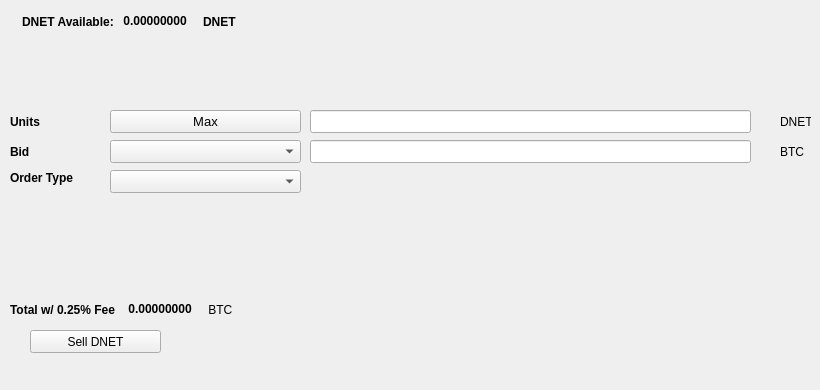
   <widget class="QWidget" name="SellTab">
    <attribute name="title">
     <string>Sell</string>
    </attribute>
    <widget class="QLabel" name="label_16">
     <property name="geometry">
      <rect>
       <x>780</x>
       <y>140</y>
       <width>31</width>
       <height>23</height>
      </rect>
     </property>
     <property name="text">
      <string>BTC</string>
     </property>
    </widget>
    <widget class="QComboBox" name="SellBidcomboBox">
     <property name="geometry">
      <rect>
       <x>110</x>
       <y>140</y>
       <width>191</width>
       <height>23</height>
      </rect>
     </property>
     <property name="font">
      <font>
       <pointsize>10</pointsize>
      </font>
     </property>
    </widget>
    <widget class="QLabel" name="label_18">
     <property name="geometry">
      <rect>
       <x>10</x>
       <y>110</y>
       <width>46</width>
       <height>23</height>
      </rect>
     </property>
     <property name="font">
      <font>
       <weight>75</weight>
       <bold>true</bold>
      </font>
     </property>
     <property name="text">
      <string>Units</string>
     </property>
    </widget>
    <widget class="QPushButton" name="Sell_Max_Amount">
     <property name="geometry">
      <rect>
       <x>110</x>
       <y>110</y>
       <width>191</width>
       <height>23</height>
      </rect>
     </property>
     <property name="font">
      <font>
       <pointsize>10</pointsize>
      </font>
     </property>
     <property name="text">
      <string>Max</string>
     </property>
    </widget>
    <widget class="QLabel" name="label_20">
     <property name="geometry">
      <rect>
       <x>10</x>
       <y>170</y>
       <width>91</width>
       <height>16</height>
      </rect>
     </property>
     <property name="font">
      <font>
       <weight>75</weight>
       <bold>true</bold>
      </font>
     </property>
     <property name="text">
      <string>Order Type</string>
     </property>
    </widget>
    <widget class="QComboBox" name="SellOrdertypeCombo">
     <property name="geometry">
      <rect>
       <x>110</x>
       <y>170</y>
       <width>191</width>
       <height>23</height>
      </rect>
     </property>
     <property name="font">
      <font>
       <pointsize>10</pointsize>
      </font>
     </property>
    </widget>
    <widget class="QLabel" name="label_21">
     <property name="geometry">
      <rect>
       <x>10</x>
       <y>140</y>
       <width>46</width>
       <height>23</height>
      </rect>
     </property>
     <property name="font">
      <font>
       <weight>75</weight>
       <bold>true</bold>
      </font>
     </property>
     <property name="text">
      <string>Bid</string>
     </property>
    </widget>
    <widget class="QLabel" name="label_22">
     <property name="geometry">
      <rect>
       <x>780</x>
       <y>110</y>
       <width>31</width>
       <height>23</height>
      </rect>
     </property>
     <property name="text">
      <string>DNET</string>
     </property>
    </widget>
    <widget class="QLineEdit" name="UnitsInputDNET">
     <property name="geometry">
      <rect>
       <x>310</x>
       <y>110</y>
       <width>441</width>
       <height>23</height>
      </rect>
     </property>
     <property name="font">
      <font>
       <pointsize>9</pointsize>
       <weight>75</weight>
       <bold>true</bold>
      </font>
     </property>
    </widget>
    <widget class="QLineEdit" name="SellBidPriceEdit">
     <property name="geometry">
      <rect>
       <x>310</x>
       <y>140</y>
       <width>441</width>
       <height>23</height>
      </rect>
     </property>
     <property name="font">
      <font>
       <pointsize>9</pointsize>
       <weight>75</weight>
       <bold>true</bold>
      </font>
     </property>
    </widget>
    <widget class="QPushButton" name="SellDNETBTN">
     <property name="geometry">
      <rect>
       <x>30</x>
       <y>330</y>
       <width>131</width>
       <height>23</height>
      </rect>
     </property>
     <property name="text">
      <string>Sell DNET</string>
     </property>
     <property name="icon">
      <iconset resource="../pivx.qrc">
       <normaloff>:/icons/bitcoin</normaloff>:/icons/bitcoin</iconset>
     </property>
    </widget>
    <widget class="QWidget" name="layoutWidget3">
     <property name="geometry">
      <rect>
       <x>22</x>
       <y>12</y>
       <width>258</width>
       <height>19</height>
      </rect>
     </property>
     <layout class="QHBoxLayout" name="horizontalLayout">
      <item>
       <widget class="QLabel" name="label232_2">
        <property name="font">
         <font>
          <weight>75</weight>
          <bold>true</bold>
         </font>
        </property>
        <property name="text">
         <string>DNET Available:</string>
        </property>
       </widget>
      </item>
      <item>
       <widget class="QLabel" name="DNETAvailableLabel">
        <property name="palette">
         <palette>
          <active>
           <colorrole role="WindowText">
            <brush brushstyle="SolidPattern">
             <color alpha="255">
              <red>0</red>
              <green>0</green>
              <blue>0</blue>
             </color>
            </brush>
           </colorrole>
           <colorrole role="Button">
            <brush brushstyle="SolidPattern">
             <color alpha="255">
              <red>0</red>
              <green>170</green>
              <blue>0</blue>
             </color>
            </brush>
           </colorrole>
           <colorrole role="Light">
            <brush brushstyle="SolidPattern">
             <color alpha="255">
              <red>0</red>
              <green>255</green>
              <blue>0</blue>
             </color>
            </brush>
           </colorrole>
           <colorrole role="Midlight">
            <brush brushstyle="SolidPattern">
             <color alpha="255">
              <red>0</red>
              <green>212</green>
              <blue>0</blue>
             </color>
            </brush>
           </colorrole>
           <colorrole role="Dark">
            <brush brushstyle="SolidPattern">
             <color alpha="255">
              <red>0</red>
              <green>85</green>
              <blue>0</blue>
             </color>
            </brush>
           </colorrole>
           <colorrole role="Mid">
            <brush brushstyle="SolidPattern">
             <color alpha="255">
              <red>0</red>
              <green>113</green>
              <blue>0</blue>
             </color>
            </brush>
           </colorrole>
           <colorrole role="Text">
            <brush brushstyle="SolidPattern">
             <color alpha="255">
              <red>0</red>
              <green>170</green>
              <blue>0</blue>
             </color>
            </brush>
           </colorrole>
           <colorrole role="BrightText">
            <brush brushstyle="SolidPattern">
             <color alpha="255">
              <red>255</red>
              <green>255</green>
              <blue>255</blue>
             </color>
            </brush>
           </colorrole>
           <colorrole role="ButtonText">
            <brush brushstyle="SolidPattern">
             <color alpha="255">
              <red>0</red>
              <green>0</green>
              <blue>0</blue>
             </color>
            </brush>
           </colorrole>
           <colorrole role="Base">
            <brush brushstyle="SolidPattern">
             <color alpha="255">
              <red>255</red>
              <green>255</green>
              <blue>255</blue>
             </color>
            </brush>
           </colorrole>
           <colorrole role="Window">
            <brush brushstyle="SolidPattern">
             <color alpha="255">
              <red>0</red>
              <green>170</green>
              <blue>0</blue>
             </color>
            </brush>
           </colorrole>
           <colorrole role="Shadow">
            <brush brushstyle="SolidPattern">
             <color alpha="255">
              <red>0</red>
              <green>0</green>
              <blue>0</blue>
             </color>
            </brush>
           </colorrole>
           <colorrole role="AlternateBase">
            <brush brushstyle="SolidPattern">
             <color alpha="255">
              <red>127</red>
              <green>212</green>
              <blue>127</blue>
             </color>
            </brush>
           </colorrole>
           <colorrole role="ToolTipBase">
            <brush brushstyle="SolidPattern">
             <color alpha="255">
              <red>255</red>
              <green>255</green>
              <blue>220</blue>
             </color>
            </brush>
           </colorrole>
           <colorrole role="ToolTipText">
            <brush brushstyle="SolidPattern">
             <color alpha="255">
              <red>0</red>
              <green>0</green>
              <blue>0</blue>
             </color>
            </brush>
           </colorrole>
          </active>
          <inactive>
           <colorrole role="WindowText">
            <brush brushstyle="SolidPattern">
             <color alpha="255">
              <red>0</red>
              <green>0</green>
              <blue>0</blue>
             </color>
            </brush>
           </colorrole>
           <colorrole role="Button">
            <brush brushstyle="SolidPattern">
             <color alpha="255">
              <red>0</red>
              <green>170</green>
              <blue>0</blue>
             </color>
            </brush>
           </colorrole>
           <colorrole role="Light">
            <brush brushstyle="SolidPattern">
             <color alpha="255">
              <red>0</red>
              <green>255</green>
              <blue>0</blue>
             </color>
            </brush>
           </colorrole>
           <colorrole role="Midlight">
            <brush brushstyle="SolidPattern">
             <color alpha="255">
              <red>0</red>
              <green>212</green>
              <blue>0</blue>
             </color>
            </brush>
           </colorrole>
           <colorrole role="Dark">
            <brush brushstyle="SolidPattern">
             <color alpha="255">
              <red>0</red>
              <green>85</green>
              <blue>0</blue>
             </color>
            </brush>
           </colorrole>
           <colorrole role="Mid">
            <brush brushstyle="SolidPattern">
             <color alpha="255">
              <red>0</red>
              <green>113</green>
              <blue>0</blue>
             </color>
            </brush>
           </colorrole>
           <colorrole role="Text">
            <brush brushstyle="SolidPattern">
             <color alpha="255">
              <red>0</red>
              <green>170</green>
              <blue>0</blue>
             </color>
            </brush>
           </colorrole>
           <colorrole role="BrightText">
            <brush brushstyle="SolidPattern">
             <color alpha="255">
              <red>255</red>
              <green>255</green>
              <blue>255</blue>
             </color>
            </brush>
           </colorrole>
           <colorrole role="ButtonText">
            <brush brushstyle="SolidPattern">
             <color alpha="255">
              <red>0</red>
              <green>0</green>
              <blue>0</blue>
             </color>
            </brush>
           </colorrole>
           <colorrole role="Base">
            <brush brushstyle="SolidPattern">
             <color alpha="255">
              <red>255</red>
              <green>255</green>
              <blue>255</blue>
             </color>
            </brush>
           </colorrole>
           <colorrole role="Window">
            <brush brushstyle="SolidPattern">
             <color alpha="255">
              <red>0</red>
              <green>170</green>
              <blue>0</blue>
             </color>
            </brush>
           </colorrole>
           <colorrole role="Shadow">
            <brush brushstyle="SolidPattern">
             <color alpha="255">
              <red>0</red>
              <green>0</green>
              <blue>0</blue>
             </color>
            </brush>
           </colorrole>
           <colorrole role="AlternateBase">
            <brush brushstyle="SolidPattern">
             <color alpha="255">
              <red>127</red>
              <green>212</green>
              <blue>127</blue>
             </color>
            </brush>
           </colorrole>
           <colorrole role="ToolTipBase">
            <brush brushstyle="SolidPattern">
             <color alpha="255">
              <red>255</red>
              <green>255</green>
              <blue>220</blue>
             </color>
            </brush>
           </colorrole>
           <colorrole role="ToolTipText">
            <brush brushstyle="SolidPattern">
             <color alpha="255">
              <red>0</red>
              <green>0</green>
              <blue>0</blue>
             </color>
            </brush>
           </colorrole>
          </inactive>
          <disabled>
           <colorrole role="WindowText">
            <brush brushstyle="SolidPattern">
             <color alpha="255">
              <red>0</red>
              <green>85</green>
              <blue>0</blue>
             </color>
            </brush>
           </colorrole>
           <colorrole role="Button">
            <brush brushstyle="SolidPattern">
             <color alpha="255">
              <red>0</red>
              <green>170</green>
              <blue>0</blue>
             </color>
            </brush>
           </colorrole>
           <colorrole role="Light">
            <brush brushstyle="SolidPattern">
             <color alpha="255">
              <red>0</red>
              <green>255</green>
              <blue>0</blue>
             </color>
            </brush>
           </colorrole>
           <colorrole role="Midlight">
            <brush brushstyle="SolidPattern">
             <color alpha="255">
              <red>0</red>
              <green>212</green>
              <blue>0</blue>
             </color>
            </brush>
           </colorrole>
           <colorrole role="Dark">
            <brush brushstyle="SolidPattern">
             <color alpha="255">
              <red>0</red>
              <green>85</green>
              <blue>0</blue>
             </color>
            </brush>
           </colorrole>
           <colorrole role="Mid">
            <brush brushstyle="SolidPattern">
             <color alpha="255">
              <red>0</red>
              <green>113</green>
              <blue>0</blue>
             </color>
            </brush>
           </colorrole>
           <colorrole role="Text">
            <brush brushstyle="SolidPattern">
             <color alpha="255">
              <red>0</red>
              <green>85</green>
              <blue>0</blue>
             </color>
            </brush>
           </colorrole>
           <colorrole role="BrightText">
            <brush brushstyle="SolidPattern">
             <color alpha="255">
              <red>255</red>
              <green>255</green>
              <blue>255</blue>
             </color>
            </brush>
           </colorrole>
           <colorrole role="ButtonText">
            <brush brushstyle="SolidPattern">
             <color alpha="255">
              <red>0</red>
              <green>85</green>
              <blue>0</blue>
             </color>
            </brush>
           </colorrole>
           <colorrole role="Base">
            <brush brushstyle="SolidPattern">
             <color alpha="255">
              <red>0</red>
              <green>170</green>
              <blue>0</blue>
             </color>
            </brush>
           </colorrole>
           <colorrole role="Window">
            <brush brushstyle="SolidPattern">
             <color alpha="255">
              <red>0</red>
              <green>170</green>
              <blue>0</blue>
             </color>
            </brush>
           </colorrole>
           <colorrole role="Shadow">
            <brush brushstyle="SolidPattern">
             <color alpha="255">
              <red>0</red>
              <green>0</green>
              <blue>0</blue>
             </color>
            </brush>
           </colorrole>
           <colorrole role="AlternateBase">
            <brush brushstyle="SolidPattern">
             <color alpha="255">
              <red>0</red>
              <green>170</green>
              <blue>0</blue>
             </color>
            </brush>
           </colorrole>
           <colorrole role="ToolTipBase">
            <brush brushstyle="SolidPattern">
             <color alpha="255">
              <red>255</red>
              <green>255</green>
              <blue>220</blue>
             </color>
            </brush>
           </colorrole>
           <colorrole role="ToolTipText">
            <brush brushstyle="SolidPattern">
             <color alpha="255">
              <red>0</red>
              <green>0</green>
              <blue>0</blue>
             </color>
            </brush>
           </colorrole>
          </disabled>
         </palette>
        </property>
        <property name="font">
         <font>
          <weight>75</weight>
          <bold>true</bold>
         </font>
        </property>
        <property name="text">
         <string> 0.00000000 </string>
        </property>
        <property name="textInteractionFlags">
         <set>Qt::LinksAccessibleByMouse|Qt::TextSelectableByKeyboard|Qt::TextSelectableByMouse</set>
        </property>
       </widget>
      </item>
      <item>
       <widget class="QLabel" name="labelDNET">
        <property name="font">
         <font>
          <weight>75</weight>
          <bold>true</bold>
         </font>
        </property>
        <property name="text">
         <string>DNET</string>
        </property>
       </widget>
      </item>
     </layout>
    </widget>
    <widget class="QWidget" name="layoutWidget">
     <property name="geometry">
      <rect>
       <x>10</x>
       <y>300</y>
       <width>268</width>
       <height>19</height>
      </rect>
     </property>
     <layout class="QHBoxLayout" name="horizontalLayout_2">
      <item>
       <widget class="QLabel" name="label_19">
        <property name="font">
         <font>
          <weight>75</weight>
          <bold>true</bold>
         </font>
        </property>
        <property name="text">
         <string>Total w/ 0.25% Fee </string>
        </property>
       </widget>
      </item>
      <item>
       <widget class="QLabel" name="SellCostLabel">
        <property name="palette">
         <palette>
          <active>
           <colorrole role="WindowText">
            <brush brushstyle="SolidPattern">
             <color alpha="255">
              <red>0</red>
              <green>0</green>
              <blue>0</blue>
             </color>
            </brush>
           </colorrole>
           <colorrole role="Button">
            <brush brushstyle="SolidPattern">
             <color alpha="255">
              <red>0</red>
              <green>170</green>
              <blue>0</blue>
             </color>
            </brush>
           </colorrole>
           <colorrole role="Light">
            <brush brushstyle="SolidPattern">
             <color alpha="255">
              <red>0</red>
              <green>255</green>
              <blue>0</blue>
             </color>
            </brush>
           </colorrole>
           <colorrole role="Midlight">
            <brush brushstyle="SolidPattern">
             <color alpha="255">
              <red>0</red>
              <green>212</green>
              <blue>0</blue>
             </color>
            </brush>
           </colorrole>
           <colorrole role="Dark">
            <brush brushstyle="SolidPattern">
             <color alpha="255">
              <red>0</red>
              <green>85</green>
              <blue>0</blue>
             </color>
            </brush>
           </colorrole>
           <colorrole role="Mid">
            <brush brushstyle="SolidPattern">
             <color alpha="255">
              <red>0</red>
              <green>113</green>
              <blue>0</blue>
             </color>
            </brush>
           </colorrole>
           <colorrole role="Text">
            <brush brushstyle="SolidPattern">
             <color alpha="255">
              <red>0</red>
              <green>170</green>
              <blue>0</blue>
             </color>
            </brush>
           </colorrole>
           <colorrole role="BrightText">
            <brush brushstyle="SolidPattern">
             <color alpha="255">
              <red>255</red>
              <green>255</green>
              <blue>255</blue>
             </color>
            </brush>
           </colorrole>
           <colorrole role="ButtonText">
            <brush brushstyle="SolidPattern">
             <color alpha="255">
              <red>0</red>
              <green>0</green>
              <blue>0</blue>
             </color>
            </brush>
           </colorrole>
           <colorrole role="Base">
            <brush brushstyle="SolidPattern">
             <color alpha="255">
              <red>255</red>
              <green>255</green>
              <blue>255</blue>
             </color>
            </brush>
           </colorrole>
           <colorrole role="Window">
            <brush brushstyle="SolidPattern">
             <color alpha="255">
              <red>0</red>
              <green>170</green>
              <blue>0</blue>
             </color>
            </brush>
           </colorrole>
           <colorrole role="Shadow">
            <brush brushstyle="SolidPattern">
             <color alpha="255">
              <red>0</red>
              <green>0</green>
              <blue>0</blue>
             </color>
            </brush>
           </colorrole>
           <colorrole role="AlternateBase">
            <brush brushstyle="SolidPattern">
             <color alpha="255">
              <red>127</red>
              <green>212</green>
              <blue>127</blue>
             </color>
            </brush>
           </colorrole>
           <colorrole role="ToolTipBase">
            <brush brushstyle="SolidPattern">
             <color alpha="255">
              <red>255</red>
              <green>255</green>
              <blue>220</blue>
             </color>
            </brush>
           </colorrole>
           <colorrole role="ToolTipText">
            <brush brushstyle="SolidPattern">
             <color alpha="255">
              <red>0</red>
              <green>0</green>
              <blue>0</blue>
             </color>
            </brush>
           </colorrole>
          </active>
          <inactive>
           <colorrole role="WindowText">
            <brush brushstyle="SolidPattern">
             <color alpha="255">
              <red>0</red>
              <green>0</green>
              <blue>0</blue>
             </color>
            </brush>
           </colorrole>
           <colorrole role="Button">
            <brush brushstyle="SolidPattern">
             <color alpha="255">
              <red>0</red>
              <green>170</green>
              <blue>0</blue>
             </color>
            </brush>
           </colorrole>
           <colorrole role="Light">
            <brush brushstyle="SolidPattern">
             <color alpha="255">
              <red>0</red>
              <green>255</green>
              <blue>0</blue>
             </color>
            </brush>
           </colorrole>
           <colorrole role="Midlight">
            <brush brushstyle="SolidPattern">
             <color alpha="255">
              <red>0</red>
              <green>212</green>
              <blue>0</blue>
             </color>
            </brush>
           </colorrole>
           <colorrole role="Dark">
            <brush brushstyle="SolidPattern">
             <color alpha="255">
              <red>0</red>
              <green>85</green>
              <blue>0</blue>
             </color>
            </brush>
           </colorrole>
           <colorrole role="Mid">
            <brush brushstyle="SolidPattern">
             <color alpha="255">
              <red>0</red>
              <green>113</green>
              <blue>0</blue>
             </color>
            </brush>
           </colorrole>
           <colorrole role="Text">
            <brush brushstyle="SolidPattern">
             <color alpha="255">
              <red>0</red>
              <green>170</green>
              <blue>0</blue>
             </color>
            </brush>
           </colorrole>
           <colorrole role="BrightText">
            <brush brushstyle="SolidPattern">
             <color alpha="255">
              <red>255</red>
              <green>255</green>
              <blue>255</blue>
             </color>
            </brush>
           </colorrole>
           <colorrole role="ButtonText">
            <brush brushstyle="SolidPattern">
             <color alpha="255">
              <red>0</red>
              <green>0</green>
              <blue>0</blue>
             </color>
            </brush>
           </colorrole>
           <colorrole role="Base">
            <brush brushstyle="SolidPattern">
             <color alpha="255">
              <red>255</red>
              <green>255</green>
              <blue>255</blue>
             </color>
            </brush>
           </colorrole>
           <colorrole role="Window">
            <brush brushstyle="SolidPattern">
             <color alpha="255">
              <red>0</red>
              <green>170</green>
              <blue>0</blue>
             </color>
            </brush>
           </colorrole>
           <colorrole role="Shadow">
            <brush brushstyle="SolidPattern">
             <color alpha="255">
              <red>0</red>
              <green>0</green>
              <blue>0</blue>
             </color>
            </brush>
           </colorrole>
           <colorrole role="AlternateBase">
            <brush brushstyle="SolidPattern">
             <color alpha="255">
              <red>127</red>
              <green>212</green>
              <blue>127</blue>
             </color>
            </brush>
           </colorrole>
           <colorrole role="ToolTipBase">
            <brush brushstyle="SolidPattern">
             <color alpha="255">
              <red>255</red>
              <green>255</green>
              <blue>220</blue>
             </color>
            </brush>
           </colorrole>
           <colorrole role="ToolTipText">
            <brush brushstyle="SolidPattern">
             <color alpha="255">
              <red>0</red>
              <green>0</green>
              <blue>0</blue>
             </color>
            </brush>
           </colorrole>
          </inactive>
          <disabled>
           <colorrole role="WindowText">
            <brush brushstyle="SolidPattern">
             <color alpha="255">
              <red>0</red>
              <green>85</green>
              <blue>0</blue>
             </color>
            </brush>
           </colorrole>
           <colorrole role="Button">
            <brush brushstyle="SolidPattern">
             <color alpha="255">
              <red>0</red>
              <green>170</green>
              <blue>0</blue>
             </color>
            </brush>
           </colorrole>
           <colorrole role="Light">
            <brush brushstyle="SolidPattern">
             <color alpha="255">
              <red>0</red>
              <green>255</green>
              <blue>0</blue>
             </color>
            </brush>
           </colorrole>
           <colorrole role="Midlight">
            <brush brushstyle="SolidPattern">
             <color alpha="255">
              <red>0</red>
              <green>212</green>
              <blue>0</blue>
             </color>
            </brush>
           </colorrole>
           <colorrole role="Dark">
            <brush brushstyle="SolidPattern">
             <color alpha="255">
              <red>0</red>
              <green>85</green>
              <blue>0</blue>
             </color>
            </brush>
           </colorrole>
           <colorrole role="Mid">
            <brush brushstyle="SolidPattern">
             <color alpha="255">
              <red>0</red>
              <green>113</green>
              <blue>0</blue>
             </color>
            </brush>
           </colorrole>
           <colorrole role="Text">
            <brush brushstyle="SolidPattern">
             <color alpha="255">
              <red>0</red>
              <green>85</green>
              <blue>0</blue>
             </color>
            </brush>
           </colorrole>
           <colorrole role="BrightText">
            <brush brushstyle="SolidPattern">
             <color alpha="255">
              <red>255</red>
              <green>255</green>
              <blue>255</blue>
             </color>
            </brush>
           </colorrole>
           <colorrole role="ButtonText">
            <brush brushstyle="SolidPattern">
             <color alpha="255">
              <red>0</red>
              <green>85</green>
              <blue>0</blue>
             </color>
            </brush>
           </colorrole>
           <colorrole role="Base">
            <brush brushstyle="SolidPattern">
             <color alpha="255">
              <red>0</red>
              <green>170</green>
              <blue>0</blue>
             </color>
            </brush>
           </colorrole>
           <colorrole role="Window">
            <brush brushstyle="SolidPattern">
             <color alpha="255">
              <red>0</red>
              <green>170</green>
              <blue>0</blue>
             </color>
            </brush>
           </colorrole>
           <colorrole role="Shadow">
            <brush brushstyle="SolidPattern">
             <color alpha="255">
              <red>0</red>
              <green>0</green>
              <blue>0</blue>
             </color>
            </brush>
           </colorrole>
           <colorrole role="AlternateBase">
            <brush brushstyle="SolidPattern">
             <color alpha="255">
              <red>0</red>
              <green>170</green>
              <blue>0</blue>
             </color>
            </brush>
           </colorrole>
           <colorrole role="ToolTipBase">
            <brush brushstyle="SolidPattern">
             <color alpha="255">
              <red>255</red>
              <green>255</green>
              <blue>220</blue>
             </color>
            </brush>
           </colorrole>
           <colorrole role="ToolTipText">
            <brush brushstyle="SolidPattern">
             <color alpha="255">
              <red>0</red>
              <green>0</green>
              <blue>0</blue>
             </color>
            </brush>
           </colorrole>
          </disabled>
         </palette>
        </property>
        <property name="font">
         <font>
          <weight>75</weight>
          <bold>true</bold>
         </font>
        </property>
        <property name="autoFillBackground">
         <bool>false</bool>
        </property>
        <property name="text">
         <string> 0.00000000</string>
        </property>
        <property name="textInteractionFlags">
         <set>Qt::LinksAccessibleByMouse|Qt::TextSelectableByMouse</set>
        </property>
       </widget>
      </item>
      <item>
       <widget class="QLabel" name="label_17">
        <property name="font">
         <font>
          <weight>50</weight>
          <bold>false</bold>
         </font>
        </property>
        <property name="text">
         <string> BTC</string>
        </property>
       </widget>
      </item>
     </layout>
    </widget>
    <widget class="QLabel" name="label_23">
     <property name="geometry">
      <rect>
       <x>460</x>
       <y>300</y>
       <width>281</width>
       <height>81</height>
      </rect>
     </property>
     <property name="text">
      <string/>
     </property>
     <property name="pixmap">
      <pixmap>:/images/bittrex</pixmap>
     </property>
    </widget>
   </widget>
